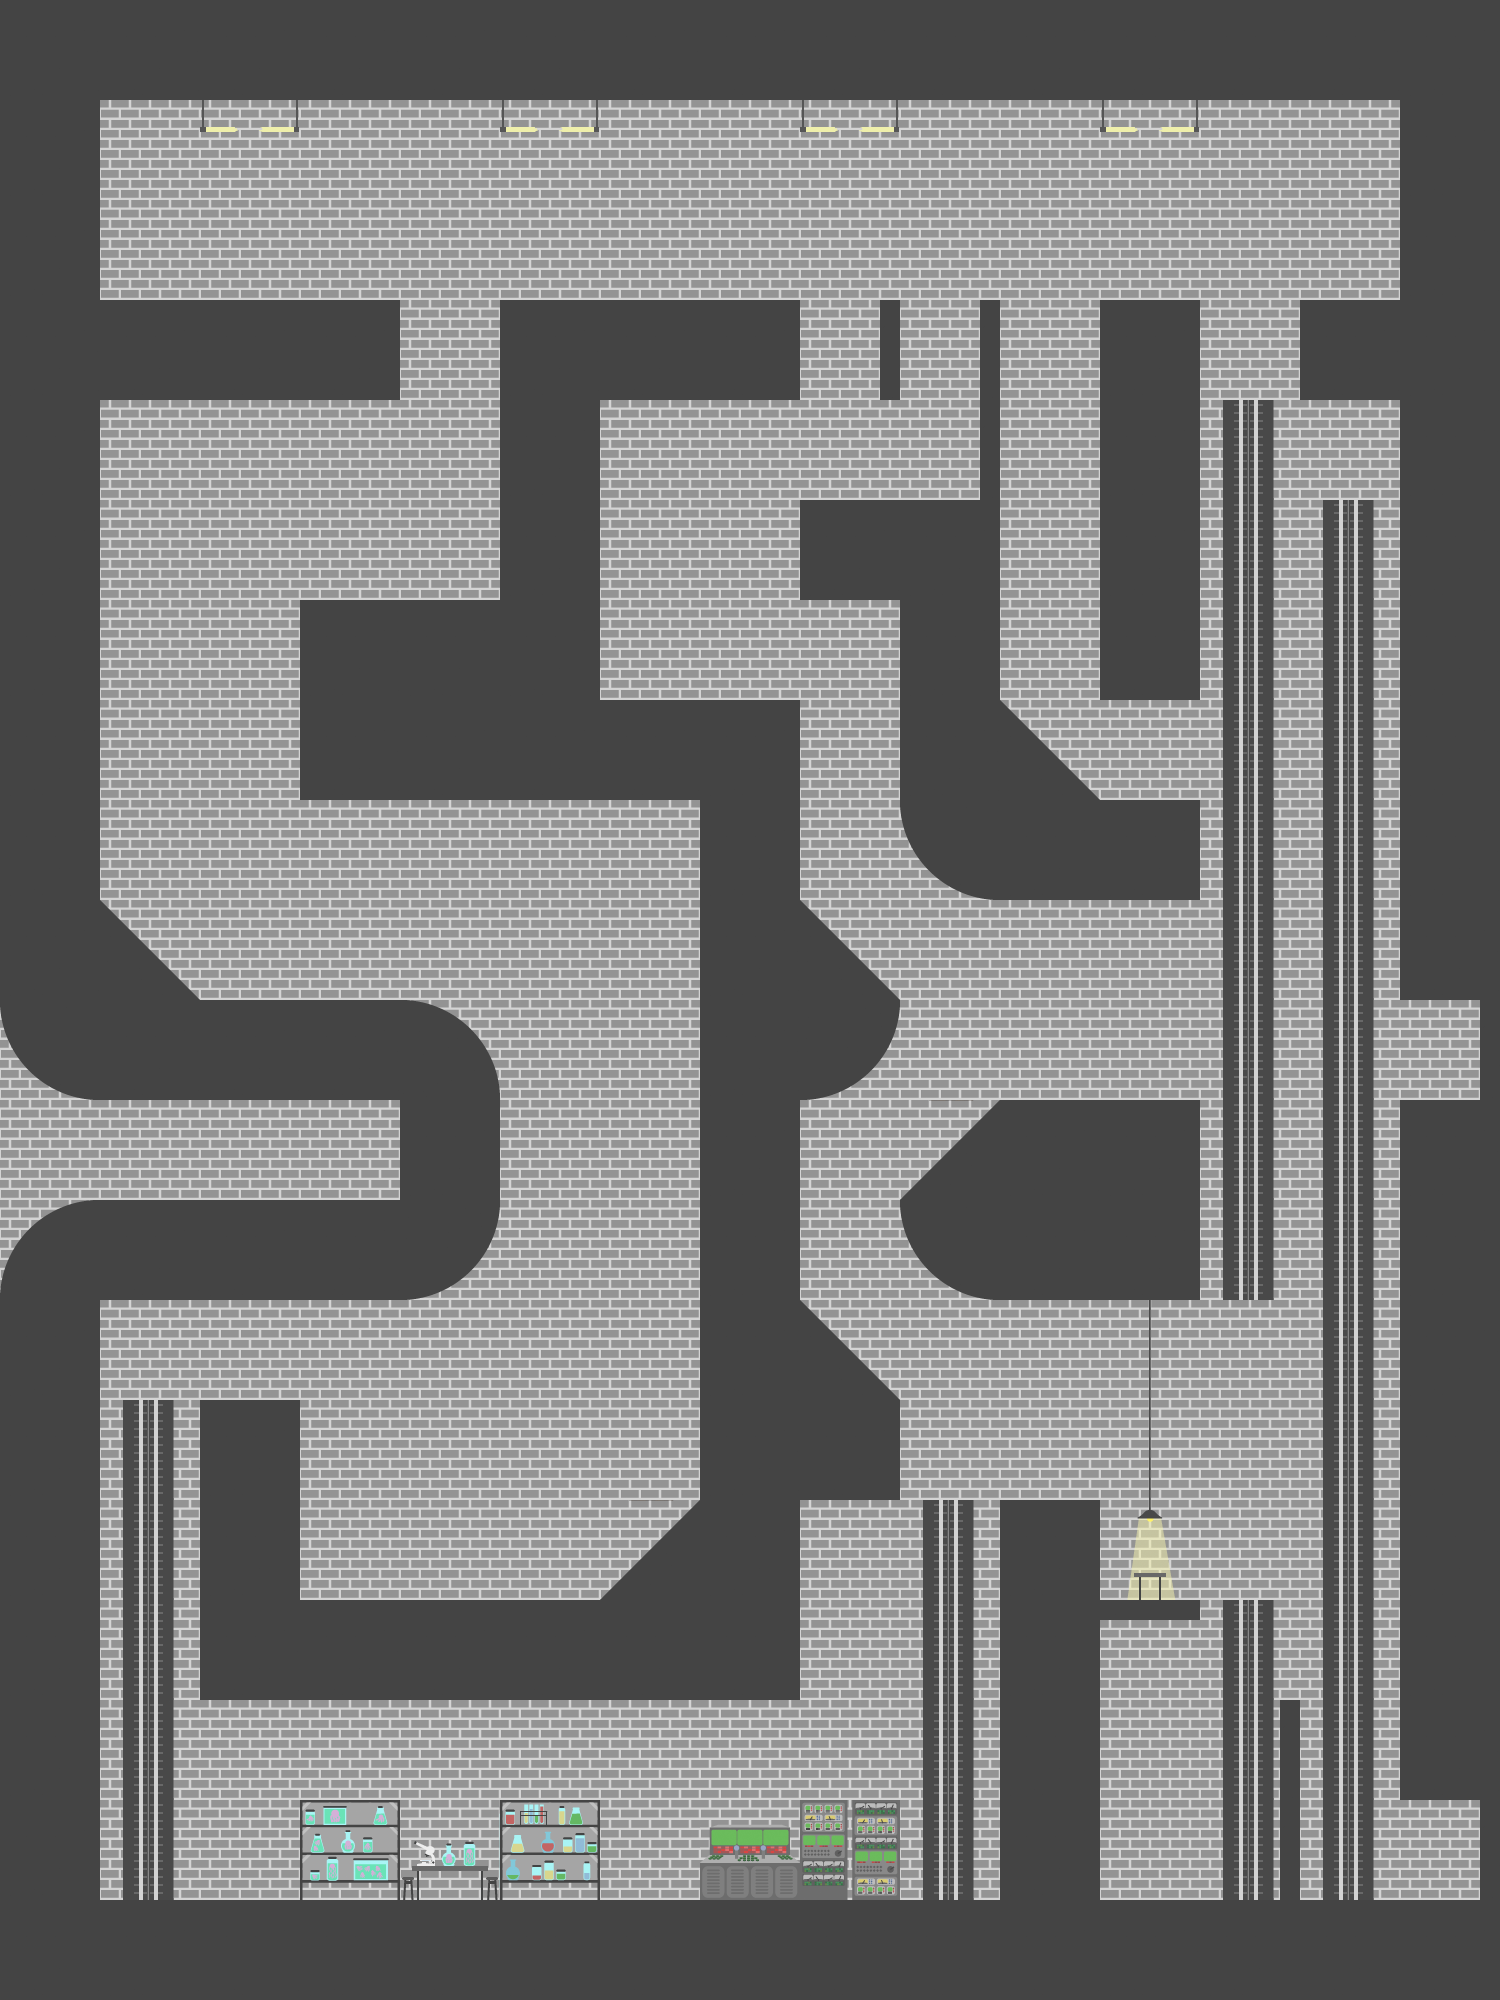

This game map was drawn from its Tiled (.tmx) file and the tilesets committed beside it. A one-line description and the trimmed map source follow:
An orthogonal 15x20 tile map with 100x100 px tiles, 2 tile layers (Fond, Solide) and 14 objects (5x verticalPlatform, 3x Caisse, 2x alien, Start, endLevelLift, ...).

<map version="1.0" orientation="orthogonal" renderorder="left-up" width="15" height="20" tilewidth="100" tileheight="100" nextobjectid="37">
 <tileset firstgid="1" name="ElementsTiles-01-01" tilewidth="100" tileheight="100">
  <image source="ElementsTiles-01-01.png" width="1300" height="300" />
 </tileset>
 <layer name="Fond" width="15" height="20">
  <data>[300 cells, 239 non-empty, 11 distinct tile ids]</data>
 </layer>
 <layer name="Solide" width="15" height="20">
  <data>[300 cells, 141 non-empty, 9 distinct tile ids]</data>
 </layer>
 <objectgroup name="Objets">
  <object id="1" name="Start" x="113.03" y="187.939" width="88" height="106" />
  <object id="2" name="endLevelLift" x="1122.8" y="1771.94" width="105" height="122">
   <properties>
    <property name="nextLevel" value="_Level02_v1_100px" />
   </properties>
  </object>
  <object id="3" name="uranium" type="Item" x="1131.47" y="1539.47" width="29" height="29">
   <ellipse />
  </object>
  <object id="6" name="verticalPlatform" x="101" y="1400" width="97" height="493.939">
   <properties>
    <property name="moveUpFirst" value="1" />
    <property name="movementDuration" value="3" />
    <property name="x_limit" value="802" />
    <property name="y_limit" value="430" />
   </properties>
  </object>
  <object id="10" name="alien1" type="alien" x="459.701" y="1860.38" width="59.1045" height="36.9403">
   <properties>
    <property name="moveX" value="-100" />
   </properties>
  </object>
  <object id="13" name="verticalPlatform" x="1300" y="503.03" width="97" height="1393.94">
   <properties>
    <property name="moveUpFirst" value="1" />
    <property name="movementDuration" value="3" />
    <property name="x_limit" value="802" />
    <property name="y_limit" value="430" />
   </properties>
  </object>
  <object id="15" name="verticalPlatform" x="1204.03" y="1603.03" width="68.697" height="290.909">
   <properties>
    <property name="idleDuration" value=".1" />
    <property name="moveUpFirst" value="1" />
    <property name="movementDuration" value="3" />
    <property name="x_limit" value="802" />
    <property name="y_limit" value="430" />
   </properties>
  </object>
  <object id="16" name="verticalPlatform" x="1201" y="400.03" width="95" height="896.939">
   <properties>
    <property name="idleDuration" value=".1" />
    <property name="moveUpFirst" value="0" />
    <property name="movementDuration" value="5" />
    <property name="x_limit" value="802" />
    <property name="y_limit" value="430" />
   </properties>
  </object>
  <object id="17" name="alien1" type="alien" x="1074.16" y="1048.06" width="59.1045" height="36.9403">
   <properties>
    <property name="moveX" value="-10" />
   </properties>
  </object>
  <object id="32" name="timeBonus" x="1435.45" y="1032.42" width="20" height="20">
   <properties>
    <property name="seconds" value="10" />
   </properties>
   <ellipse />
  </object>
  <object id="33" name="Caisse" type="Caisse" x="472.424" y="1536.18" width="60" height="60" />
  <object id="34" name="verticalPlatform" x="917.167" y="1498.44" width="68.697" height="398.53">
   <properties>
    <property name="idleDuration" value=".1" />
    <property name="moveUpFirst" value="1" />
    <property name="movementDuration" value="3" />
    <property name="x_limit" value="802" />
    <property name="y_limit" value="430" />
   </properties>
  </object>
  <object id="35" name="Caisse" type="Caisse" x="460.667" y="1472.67" width="60" height="60" />
  <object id="36" name="Caisse" type="Caisse" x="371.333" y="1534" width="60" height="60" />
 </objectgroup>
</map>
